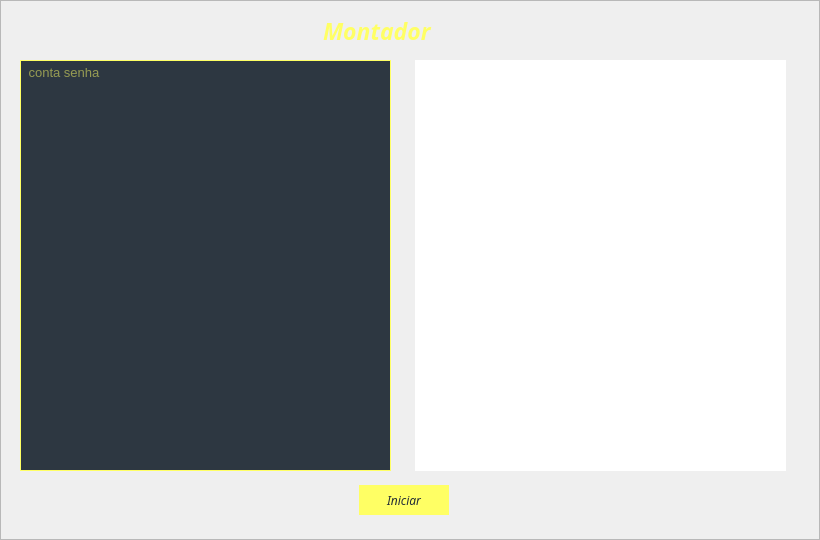
   <widget class="QFrame" name="frameMontador">
    <property name="geometry">
     <rect>
      <x>90</x>
      <y>150</y>
      <width>820</width>
      <height>540</height>
     </rect>
    </property>
    <property name="frameShape">
     <enum>QFrame::StyledPanel</enum>
    </property>
    <property name="frameShadow">
     <enum>QFrame::Raised</enum>
    </property>
    <widget class="QLabel" name="label_48">
     <property name="geometry">
      <rect>
       <x>320</x>
       <y>10</y>
       <width>141</width>
       <height>41</height>
      </rect>
     </property>
     <property name="font">
      <font>
       <family>Montserrat ExtraBold</family>
       <pointsize>17</pointsize>
       <weight>75</weight>
       <italic>true</italic>
       <bold>true</bold>
      </font>
     </property>
     <property name="styleSheet">
      <string notr="true">color: rgb(255, 255, 100);</string>
     </property>
     <property name="text">
      <string>Montador</string>
     </property>
     <property name="textFormat">
      <enum>Qt::PlainText</enum>
     </property>
     <property name="wordWrap">
      <bool>false</bool>
     </property>
     <property name="margin">
      <number>2</number>
     </property>
     <property name="indent">
      <number>3</number>
     </property>
    </widget>
    <widget class="QTextEdit" name="textEditContasPMontar">
     <property name="geometry">
      <rect>
       <x>20</x>
       <y>60</y>
       <width>371</width>
       <height>411</height>
      </rect>
     </property>
     <property name="font">
      <font>
       <pointsize>10</pointsize>
      </font>
     </property>
     <property name="styleSheet">
      <string notr="true">color: rgb(255,255,100);
background-color: rgb(45,55,65);
border: 1px solid rgb(255,255,100);</string>
     </property>
     <property name="frameShadow">
      <enum>QFrame::Plain</enum>
     </property>
     <property name="placeholderText">
      <string> conta senha</string>
     </property>
    </widget>
    <widget class="QPushButton" name="buttonInicarMontador">
     <property name="geometry">
      <rect>
       <x>359</x>
       <y>485</y>
       <width>90</width>
       <height>30</height>
      </rect>
     </property>
     <property name="font">
      <font>
       <family>Cocogoose Pro</family>
       <pointsize>9</pointsize>
       <italic>true</italic>
      </font>
     </property>
     <property name="cursor">
      <cursorShape>PointingHandCursor</cursorShape>
     </property>
     <property name="styleSheet">
      <string notr="true">QPushButton{
	border: 1px solid rgb( 255,255,100);
	color: rgb(35,45,55);
	background-color: rgb(255, 255, 100);
}
QPushButton:pressed{
	border: 5px rgb( 255,255,255);
	color: rgb(35,45,55);
	background-color: rgb(255, 255, 255);
}</string>
     </property>
     <property name="text">
      <string>Iniciar</string>
     </property>
    </widget>
    <widget class="QListView" name="listViewMontad">
     <property name="geometry">
      <rect>
       <x>415</x>
       <y>60</y>
       <width>371</width>
       <height>411</height>
      </rect>
     </property>
     <property name="styleSheet">
      <string notr="true">border: 1px solid rgb(255,255,255)
</string>
     </property>
    </widget>
   </widget>
